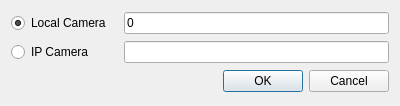
<?xml version="1.0" encoding="UTF-8"?>
<ui version="4.0">
 <class>CameraChooserDialog</class>
 <widget class="QDialog" name="CameraChooserDialog">
  <property name="geometry">
   <rect>
    <x>0</x>
    <y>0</y>
    <width>400</width>
    <height>106</height>
   </rect>
  </property>
  <property name="windowTitle">
   <string>Camera Chooser</string>
  </property>
  <layout class="QHBoxLayout" name="horizontalLayout_3">
   <item>
    <layout class="QVBoxLayout" name="verticalLayout">
     <item>
      <layout class="QHBoxLayout" name="horizontalLayout">
       <item>
        <widget class="QRadioButton" name="localCameraRadioButton">
         <property name="minimumSize">
          <size>
           <width>107</width>
           <height>0</height>
          </size>
         </property>
         <property name="text">
          <string>Local Camera</string>
         </property>
         <property name="checked">
          <bool>true</bool>
         </property>
        </widget>
       </item>
       <item>
        <widget class="QLineEdit" name="localCameraLineEdit">
         <property name="text">
          <string>0</string>
         </property>
        </widget>
       </item>
      </layout>
     </item>
     <item>
      <layout class="QHBoxLayout" name="horizontalLayout_2">
       <item>
        <widget class="QRadioButton" name="ipCameraRadioButton">
         <property name="minimumSize">
          <size>
           <width>107</width>
           <height>0</height>
          </size>
         </property>
         <property name="text">
          <string>IP Camera</string>
         </property>
        </widget>
       </item>
       <item>
        <widget class="QLineEdit" name="ipCameraLineEdit"/>
       </item>
      </layout>
     </item>
     <item>
      <widget class="QDialogButtonBox" name="buttonBox">
       <property name="orientation">
        <enum>Qt::Horizontal</enum>
       </property>
       <property name="standardButtons">
        <set>QDialogButtonBox::Cancel|QDialogButtonBox::Ok</set>
       </property>
      </widget>
     </item>
    </layout>
   </item>
  </layout>
 </widget>
 <resources/>
 <connections>
  <connection>
   <sender>buttonBox</sender>
   <signal>accepted()</signal>
   <receiver>CameraChooserDialog</receiver>
   <slot>accept()</slot>
   <hints>
    <hint type="sourcelabel">
     <x>248</x>
     <y>254</y>
    </hint>
    <hint type="destinationlabel">
     <x>157</x>
     <y>274</y>
    </hint>
   </hints>
  </connection>
  <connection>
   <sender>buttonBox</sender>
   <signal>rejected()</signal>
   <receiver>CameraChooserDialog</receiver>
   <slot>reject()</slot>
   <hints>
    <hint type="sourcelabel">
     <x>316</x>
     <y>260</y>
    </hint>
    <hint type="destinationlabel">
     <x>286</x>
     <y>274</y>
    </hint>
   </hints>
  </connection>
 </connections>
</ui>
